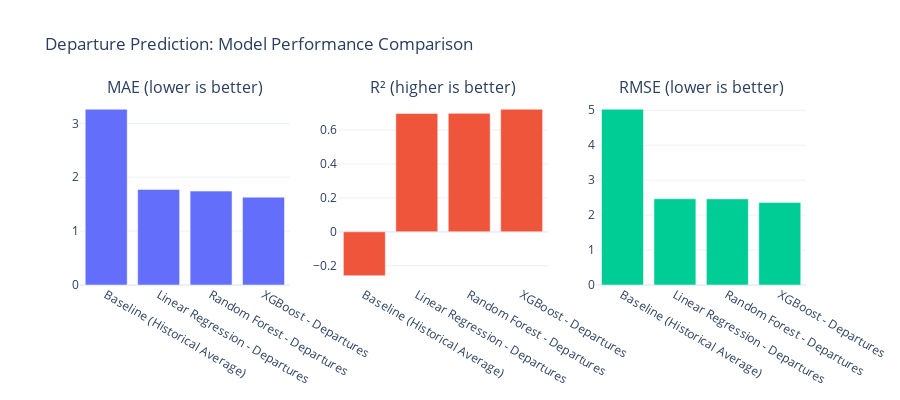

Notebook source saved alongside this figure:
### Code cell
# Visualize comparison
fig = make_subplots(
	rows=1, cols=3,
	subplot_titles=('MAE (lower is better)', 'R² (higher is better)', 'RMSE (lower is better)')
)

fig.add_trace(go.Bar(x=results_df['model'], y=results_df['mae'], name='MAE'), row=1, col=1)
fig.add_trace(go.Bar(x=results_df['model'], y=results_df['r2'], name='R²'), row=1, col=2)
fig.add_trace(go.Bar(x=results_df['model'], y=results_df['rmse'], name='RMSE'), row=1, col=3)

fig.update_layout(
	height=400,
	showlegend=False,
	title_text='Departure Prediction: Model Performance Comparison',
	template='plotly_white'
)

fig.show()

### Figure 1 — Plotly figure (JSON) as saved in the notebook; plotly's stock layout.template omitted (floating-point values rounded to 4 significant figures)
{"data": [{"name": "MAE", "type": "bar", "x": ["Baseline (Historical Average)", "Linear Regression - Departures", "Random Forest - Departures", "XGBoost - Departures"], "xaxis": "x", "y": [3.262, 1.773, 1.743, 1.63], "yaxis": "y"}, {"name": "R²", "type": "bar", "x": ["Baseline (Historical Average)", "Linear Regression - Departures", "Random Forest - Departures", "XGBoost - Departures"], "xaxis": "x2", "y": [-0.259, 0.6969, 0.6978, 0.722], "yaxis": "y2"}, {"name": "RMSE", "type": "bar", "x": ["Baseline (Historical Average)", "Linear Regression - Departures", "Random Forest - Departures", "XGBoost - Departures"], "xaxis": "x3", "y": [5.029, 2.467, 2.464, 2.363], "yaxis": "y3"}], "layout": {"annotations": [{"font": {"size": 16}, "showarrow": false, "text": "MAE (lower is better)", "x": 0.1444, "xanchor": "center", "xref": "paper", "y": 1, "yanchor": "bottom", "yref": "paper"}, {"font": {"size": 16}, "showarrow": false, "text": "R² (higher is better)", "x": 0.5, "xanchor": "center", "xref": "paper", "y": 1, "yanchor": "bottom", "yref": "paper"}, {"font": {"size": 16}, "showarrow": false, "text": "RMSE (lower is better)", "x": 0.8556, "xanchor": "center", "xref": "paper", "y": 1, "yanchor": "bottom", "yref": "paper"}], "height": 400, "showlegend": false, "title": {"text": "Departure Prediction: Model Performance Comparison"}, "xaxis": {"anchor": "y", "domain": [0, 0.2889]}, "xaxis2": {"anchor": "y2", "domain": [0.3556, 0.6444]}, "xaxis3": {"anchor": "y3", "domain": [0.7111, 1]}, "yaxis": {"anchor": "x", "domain": [0, 1]}, "yaxis2": {"anchor": "x2", "domain": [0, 1]}, "yaxis3": {"anchor": "x3", "domain": [0, 1]}}}
